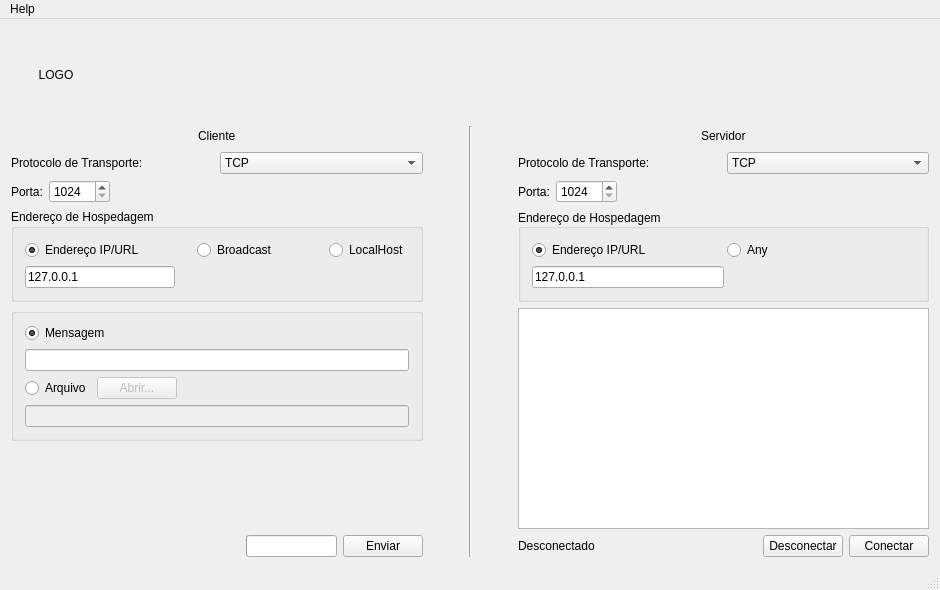
<?xml version="1.0" encoding="UTF-8"?>
<ui version="4.0">
 <class>MainWindow</class>
 <widget class="QMainWindow" name="MainWindow">
  <property name="geometry">
   <rect>
    <x>0</x>
    <y>0</y>
    <width>940</width>
    <height>590</height>
   </rect>
  </property>
  <property name="minimumSize">
   <size>
    <width>940</width>
    <height>590</height>
   </size>
  </property>
  <property name="windowTitle">
   <string>Teletrônica</string>
  </property>
  <widget class="QWidget" name="centralWidget">
   <layout class="QGridLayout" name="gridLayout_4">
    <item row="0" column="0">
     <layout class="QVBoxLayout" name="verticalLayout_3">
      <item>
       <layout class="QHBoxLayout" name="horizontalLayout_16">
        <item>
         <widget class="QLabel" name="logo">
          <property name="minimumSize">
           <size>
            <width>90</width>
            <height>90</height>
           </size>
          </property>
          <property name="text">
           <string>LOGO</string>
          </property>
          <property name="alignment">
           <set>Qt::AlignCenter</set>
          </property>
         </widget>
        </item>
        <item>
         <spacer name="horizontalSpacer_16">
          <property name="orientation">
           <enum>Qt::Horizontal</enum>
          </property>
          <property name="sizeType">
           <enum>QSizePolicy::Expanding</enum>
          </property>
          <property name="sizeHint" stdset="0">
           <size>
            <width>200</width>
            <height>20</height>
           </size>
          </property>
         </spacer>
        </item>
       </layout>
      </item>
      <item>
       <layout class="QHBoxLayout" name="horizontalLayout_14">
        <item>
         <layout class="QVBoxLayout" name="verticalLayout">
          <item>
           <layout class="QHBoxLayout" name="horizontalLayout_3">
            <item>
             <spacer name="horizontalSpacer">
              <property name="orientation">
               <enum>Qt::Horizontal</enum>
              </property>
              <property name="sizeType">
               <enum>QSizePolicy::MinimumExpanding</enum>
              </property>
              <property name="sizeHint" stdset="0">
               <size>
                <width>40</width>
                <height>20</height>
               </size>
              </property>
             </spacer>
            </item>
            <item>
             <widget class="QLabel" name="label">
              <property name="text">
               <string>Cliente</string>
              </property>
             </widget>
            </item>
            <item>
             <spacer name="horizontalSpacer_2">
              <property name="orientation">
               <enum>Qt::Horizontal</enum>
              </property>
              <property name="sizeType">
               <enum>QSizePolicy::MinimumExpanding</enum>
              </property>
              <property name="sizeHint" stdset="0">
               <size>
                <width>40</width>
                <height>20</height>
               </size>
              </property>
             </spacer>
            </item>
           </layout>
          </item>
          <item>
           <layout class="QHBoxLayout" name="horizontalLayout">
            <item>
             <widget class="QLabel" name="label_4">
              <property name="text">
               <string>Protocolo de Transporte:</string>
              </property>
             </widget>
            </item>
            <item>
             <widget class="QComboBox" name="protocol_client">
              <item>
               <property name="text">
                <string>TCP</string>
               </property>
              </item>
              <item>
               <property name="text">
                <string>UDP</string>
               </property>
              </item>
             </widget>
            </item>
           </layout>
          </item>
          <item>
           <layout class="QHBoxLayout" name="horizontalLayout_10">
            <item>
             <widget class="QLabel" name="label_3">
              <property name="text">
               <string>Porta:</string>
              </property>
             </widget>
            </item>
            <item>
             <widget class="QSpinBox" name="port_client">
              <property name="minimum">
               <number>1024</number>
              </property>
              <property name="maximum">
               <number>65536</number>
              </property>
             </widget>
            </item>
            <item>
             <spacer name="horizontalSpacer_10">
              <property name="orientation">
               <enum>Qt::Horizontal</enum>
              </property>
              <property name="sizeType">
               <enum>QSizePolicy::MinimumExpanding</enum>
              </property>
              <property name="sizeHint" stdset="0">
               <size>
                <width>40</width>
                <height>20</height>
               </size>
              </property>
             </spacer>
            </item>
           </layout>
          </item>
          <item>
           <widget class="QGroupBox" name="groupBox">
            <property name="title">
             <string>Endereço de Hospedagem</string>
            </property>
            <layout class="QGridLayout" name="gridLayout">
             <item row="0" column="0">
              <layout class="QHBoxLayout" name="horizontalLayout_12">
               <item>
                <widget class="QRadioButton" name="IP_radio">
                 <property name="text">
                  <string>Endereço IP/URL</string>
                 </property>
                 <property name="checked">
                  <bool>true</bool>
                 </property>
                </widget>
               </item>
               <item>
                <spacer name="horizontalSpacer_6">
                 <property name="orientation">
                  <enum>Qt::Horizontal</enum>
                 </property>
                 <property name="sizeType">
                  <enum>QSizePolicy::MinimumExpanding</enum>
                 </property>
                 <property name="sizeHint" stdset="0">
                  <size>
                   <width>40</width>
                   <height>20</height>
                  </size>
                 </property>
                </spacer>
               </item>
               <item>
                <widget class="QRadioButton" name="broadcast_radio">
                 <property name="text">
                  <string>Broadcast</string>
                 </property>
                </widget>
               </item>
               <item>
                <spacer name="horizontalSpacer_17">
                 <property name="orientation">
                  <enum>Qt::Horizontal</enum>
                 </property>
                 <property name="sizeType">
                  <enum>QSizePolicy::MinimumExpanding</enum>
                 </property>
                 <property name="sizeHint" stdset="0">
                  <size>
                   <width>40</width>
                   <height>20</height>
                  </size>
                 </property>
                </spacer>
               </item>
               <item>
                <widget class="QRadioButton" name="local_radio">
                 <property name="text">
                  <string>LocalHost</string>
                 </property>
                </widget>
               </item>
              </layout>
             </item>
             <item row="1" column="0">
              <layout class="QHBoxLayout" name="horizontalLayout_13">
               <item>
                <widget class="QLineEdit" name="IP_address">
                 <property name="enabled">
                  <bool>true</bool>
                 </property>
                 <property name="sizePolicy">
                  <sizepolicy hsizetype="Expanding" vsizetype="Fixed">
                   <horstretch>0</horstretch>
                   <verstretch>0</verstretch>
                  </sizepolicy>
                 </property>
                 <property name="maximumSize">
                  <size>
                   <width>150</width>
                   <height>16777215</height>
                  </size>
                 </property>
                 <property name="text">
                  <string>127.0.0.1</string>
                 </property>
                 <property name="maxLength">
                  <number>15</number>
                 </property>
                </widget>
               </item>
               <item>
                <spacer name="horizontalSpacer_12">
                 <property name="orientation">
                  <enum>Qt::Horizontal</enum>
                 </property>
                 <property name="sizeType">
                  <enum>QSizePolicy::MinimumExpanding</enum>
                 </property>
                 <property name="sizeHint" stdset="0">
                  <size>
                   <width>40</width>
                   <height>20</height>
                  </size>
                 </property>
                </spacer>
               </item>
              </layout>
             </item>
            </layout>
           </widget>
          </item>
          <item>
           <widget class="QGroupBox" name="groupBox_2">
            <property name="title">
             <string/>
            </property>
            <property name="flat">
             <bool>false</bool>
            </property>
            <property name="checkable">
             <bool>false</bool>
            </property>
            <layout class="QGridLayout" name="gridLayout_2">
             <property name="topMargin">
              <number>9</number>
             </property>
             <property name="verticalSpacing">
              <number>6</number>
             </property>
             <item row="1" column="0">
              <layout class="QHBoxLayout" name="horizontalLayout_5">
               <item>
                <widget class="QLineEdit" name="message"/>
               </item>
              </layout>
             </item>
             <item row="0" column="0">
              <layout class="QHBoxLayout" name="horizontalLayout_4">
               <item>
                <widget class="QRadioButton" name="message_radio">
                 <property name="text">
                  <string>Mensagem</string>
                 </property>
                 <property name="checked">
                  <bool>true</bool>
                 </property>
                </widget>
               </item>
               <item>
                <spacer name="horizontalSpacer_3">
                 <property name="orientation">
                  <enum>Qt::Horizontal</enum>
                 </property>
                 <property name="sizeType">
                  <enum>QSizePolicy::MinimumExpanding</enum>
                 </property>
                 <property name="sizeHint" stdset="0">
                  <size>
                   <width>40</width>
                   <height>20</height>
                  </size>
                 </property>
                </spacer>
               </item>
              </layout>
             </item>
             <item row="2" column="0">
              <layout class="QHBoxLayout" name="horizontalLayout_6">
               <item>
                <widget class="QRadioButton" name="radio_file">
                 <property name="text">
                  <string>Arquivo</string>
                 </property>
                </widget>
               </item>
               <item>
                <widget class="QPushButton" name="open_button">
                 <property name="enabled">
                  <bool>false</bool>
                 </property>
                 <property name="text">
                  <string>Abrir...</string>
                 </property>
                </widget>
               </item>
               <item>
                <spacer name="horizontalSpacer_5">
                 <property name="orientation">
                  <enum>Qt::Horizontal</enum>
                 </property>
                 <property name="sizeType">
                  <enum>QSizePolicy::MinimumExpanding</enum>
                 </property>
                 <property name="sizeHint" stdset="0">
                  <size>
                   <width>40</width>
                   <height>20</height>
                  </size>
                 </property>
                </spacer>
               </item>
              </layout>
             </item>
             <item row="3" column="0">
              <layout class="QHBoxLayout" name="horizontalLayout_7">
               <item>
                <widget class="QLineEdit" name="file_path">
                 <property name="enabled">
                  <bool>false</bool>
                 </property>
                </widget>
               </item>
              </layout>
             </item>
            </layout>
           </widget>
          </item>
          <item>
           <spacer name="verticalSpacer">
            <property name="orientation">
             <enum>Qt::Vertical</enum>
            </property>
            <property name="sizeHint" stdset="0">
             <size>
              <width>20</width>
              <height>40</height>
             </size>
            </property>
           </spacer>
          </item>
          <item>
           <layout class="QHBoxLayout" name="horizontalLayout_9">
            <item>
             <spacer name="horizontalSpacer_9">
              <property name="orientation">
               <enum>Qt::Horizontal</enum>
              </property>
              <property name="sizeType">
               <enum>QSizePolicy::MinimumExpanding</enum>
              </property>
              <property name="sizeHint" stdset="0">
               <size>
                <width>40</width>
                <height>20</height>
               </size>
              </property>
             </spacer>
            </item>
            <item>
             <widget class="QProgressBar" name="progressBar">
              <property name="sizePolicy">
               <sizepolicy hsizetype="Fixed" vsizetype="Fixed">
                <horstretch>0</horstretch>
                <verstretch>0</verstretch>
               </sizepolicy>
              </property>
              <property name="value">
               <number>0</number>
              </property>
              <property name="textVisible">
               <bool>false</bool>
              </property>
             </widget>
            </item>
            <item>
             <widget class="QPushButton" name="send_button">
              <property name="text">
               <string>Enviar</string>
              </property>
             </widget>
            </item>
           </layout>
          </item>
         </layout>
        </item>
        <item>
         <spacer name="horizontalSpacer_4">
          <property name="orientation">
           <enum>Qt::Horizontal</enum>
          </property>
          <property name="sizeType">
           <enum>QSizePolicy::Fixed</enum>
          </property>
          <property name="sizeHint" stdset="0">
           <size>
            <width>40</width>
            <height>20</height>
           </size>
          </property>
         </spacer>
        </item>
        <item>
         <widget class="Line" name="line">
          <property name="orientation">
           <enum>Qt::Vertical</enum>
          </property>
         </widget>
        </item>
        <item>
         <spacer name="horizontalSpacer_13">
          <property name="orientation">
           <enum>Qt::Horizontal</enum>
          </property>
          <property name="sizeType">
           <enum>QSizePolicy::Fixed</enum>
          </property>
          <property name="sizeHint" stdset="0">
           <size>
            <width>40</width>
            <height>20</height>
           </size>
          </property>
         </spacer>
        </item>
        <item>
         <layout class="QVBoxLayout" name="verticalLayout_2">
          <item>
           <layout class="QHBoxLayout" name="horizontalLayout_8">
            <item>
             <spacer name="horizontalSpacer_7">
              <property name="orientation">
               <enum>Qt::Horizontal</enum>
              </property>
              <property name="sizeHint" stdset="0">
               <size>
                <width>40</width>
                <height>20</height>
               </size>
              </property>
             </spacer>
            </item>
            <item>
             <widget class="QLabel" name="label_2">
              <property name="text">
               <string>Servidor</string>
              </property>
             </widget>
            </item>
            <item>
             <spacer name="horizontalSpacer_8">
              <property name="orientation">
               <enum>Qt::Horizontal</enum>
              </property>
              <property name="sizeHint" stdset="0">
               <size>
                <width>40</width>
                <height>20</height>
               </size>
              </property>
             </spacer>
            </item>
           </layout>
          </item>
          <item>
           <layout class="QHBoxLayout" name="horizontalLayout_2">
            <item>
             <widget class="QLabel" name="label_5">
              <property name="text">
               <string>Protocolo de Transporte:</string>
              </property>
             </widget>
            </item>
            <item>
             <widget class="QComboBox" name="protocol_server">
              <item>
               <property name="text">
                <string>TCP</string>
               </property>
              </item>
              <item>
               <property name="text">
                <string>UDP</string>
               </property>
              </item>
             </widget>
            </item>
           </layout>
          </item>
          <item>
           <layout class="QHBoxLayout" name="horizontalLayout_11">
            <item>
             <widget class="QLabel" name="label_6">
              <property name="text">
               <string>Porta:</string>
              </property>
             </widget>
            </item>
            <item>
             <widget class="QSpinBox" name="port_server">
              <property name="minimum">
               <number>1024</number>
              </property>
              <property name="maximum">
               <number>65536</number>
              </property>
             </widget>
            </item>
            <item>
             <spacer name="horizontalSpacer_11">
              <property name="orientation">
               <enum>Qt::Horizontal</enum>
              </property>
              <property name="sizeHint" stdset="0">
               <size>
                <width>40</width>
                <height>20</height>
               </size>
              </property>
             </spacer>
            </item>
           </layout>
          </item>
          <item>
           <widget class="QGroupBox" name="groupBox_3">
            <property name="title">
             <string>Endereço de Hospedagem</string>
            </property>
            <property name="alignment">
             <set>Qt::AlignLeading|Qt::AlignLeft|Qt::AlignVCenter</set>
            </property>
            <property name="flat">
             <bool>true</bool>
            </property>
            <layout class="QGridLayout" name="gridLayout_3">
             <item row="0" column="0">
              <layout class="QVBoxLayout" name="verticalLayout_4">
               <item>
                <layout class="QHBoxLayout" name="horizontalLayout_17">
                 <item>
                  <widget class="QRadioButton" name="IP_radio_server">
                   <property name="text">
                    <string>Endereço IP/URL</string>
                   </property>
                   <property name="checked">
                    <bool>true</bool>
                   </property>
                  </widget>
                 </item>
                 <item>
                  <widget class="QRadioButton" name="Any_radio_server">
                   <property name="text">
                    <string>Any</string>
                   </property>
                  </widget>
                 </item>
                </layout>
               </item>
               <item>
                <layout class="QHBoxLayout" name="horizontalLayout_18">
                 <item>
                  <widget class="QLineEdit" name="IP_address_server">
                   <property name="text">
                    <string>127.0.0.1</string>
                   </property>
                  </widget>
                 </item>
                 <item>
                  <spacer name="horizontalSpacer_18">
                   <property name="orientation">
                    <enum>Qt::Horizontal</enum>
                   </property>
                   <property name="sizeHint" stdset="0">
                    <size>
                     <width>40</width>
                     <height>20</height>
                    </size>
                   </property>
                  </spacer>
                 </item>
                </layout>
               </item>
              </layout>
             </item>
            </layout>
           </widget>
          </item>
          <item>
           <widget class="QListWidget" name="message_list"/>
          </item>
          <item>
           <layout class="QHBoxLayout" name="horizontalLayout_15">
            <item>
             <widget class="QLabel" name="connect_label">
              <property name="text">
               <string>Desconectado</string>
              </property>
             </widget>
            </item>
            <item>
             <spacer name="horizontalSpacer_14">
              <property name="orientation">
               <enum>Qt::Horizontal</enum>
              </property>
              <property name="sizeHint" stdset="0">
               <size>
                <width>40</width>
                <height>20</height>
               </size>
              </property>
             </spacer>
            </item>
            <item>
             <widget class="QPushButton" name="disconnect_button">
              <property name="text">
               <string>Desconectar</string>
              </property>
             </widget>
            </item>
            <item>
             <widget class="QPushButton" name="connect_button">
              <property name="text">
               <string>Conectar</string>
              </property>
             </widget>
            </item>
           </layout>
          </item>
         </layout>
        </item>
       </layout>
      </item>
     </layout>
    </item>
   </layout>
  </widget>
  <widget class="QMenuBar" name="menuBar">
   <property name="geometry">
    <rect>
     <x>0</x>
     <y>0</y>
     <width>940</width>
     <height>22</height>
    </rect>
   </property>
   <widget class="QMenu" name="menuHelp">
    <property name="title">
     <string>Help</string>
    </property>
    <addaction name="actionInstructions"/>
    <addaction name="separator"/>
    <addaction name="actionAbout"/>
   </widget>
   <addaction name="menuHelp"/>
  </widget>
  <widget class="QStatusBar" name="statusBar"/>
  <action name="actionAbout">
   <property name="text">
    <string>About Teletronica...</string>
   </property>
  </action>
  <action name="actionInstructions">
   <property name="text">
    <string>Instructions</string>
   </property>
  </action>
 </widget>
 <layoutdefault spacing="6" margin="11"/>
 <resources/>
 <connections/>
</ui>
